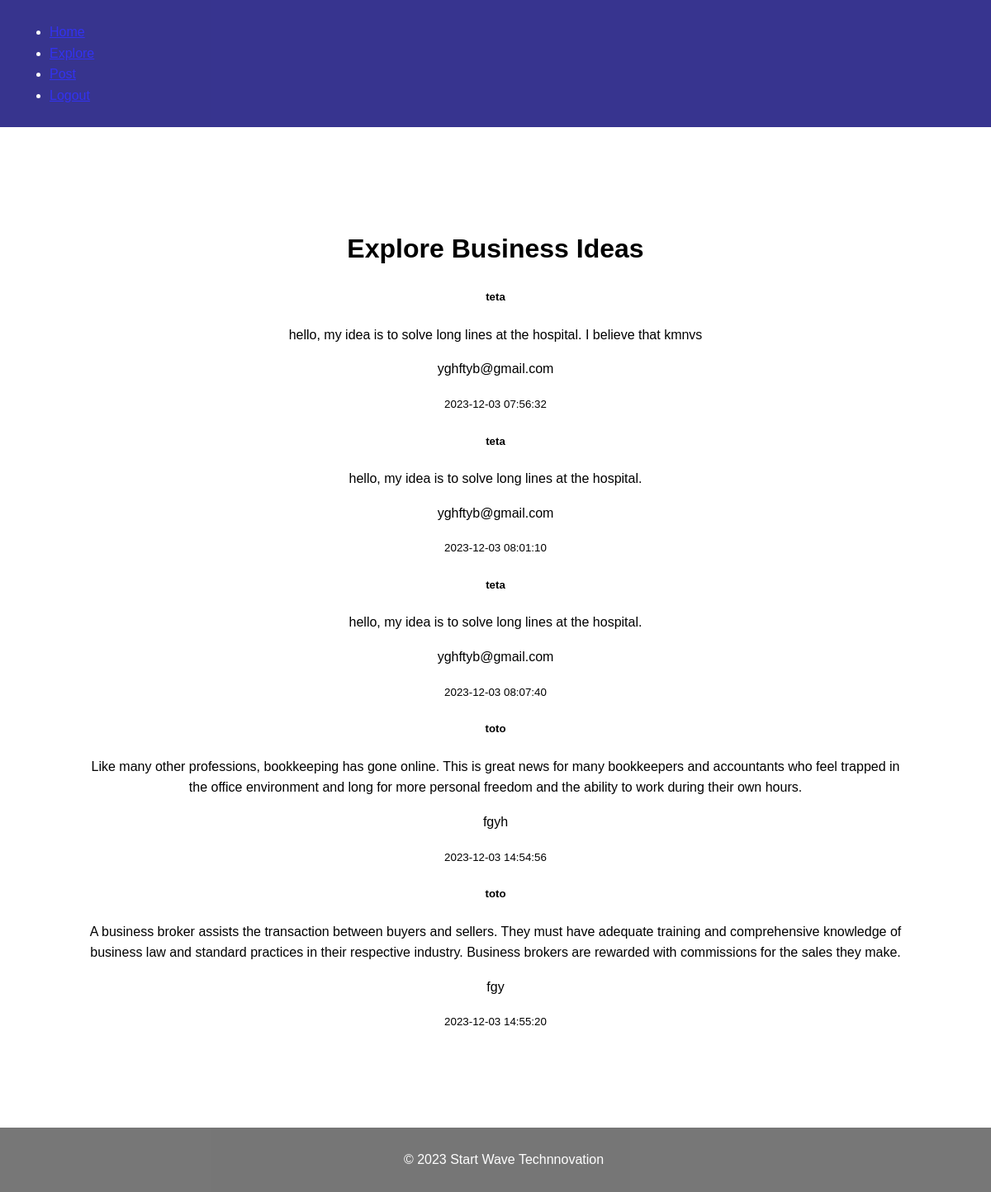
Before: /explore with the older database file.
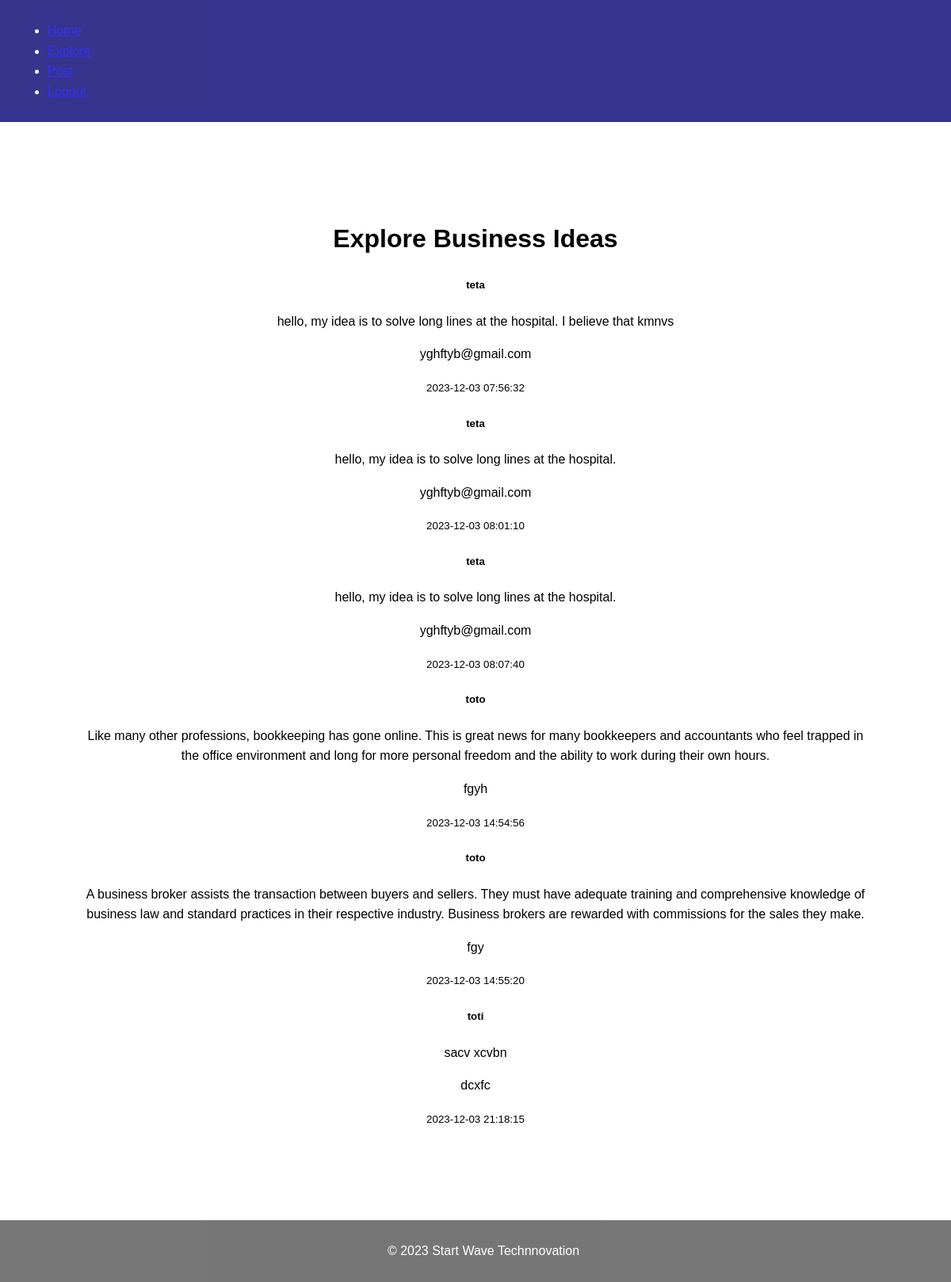
After: the same page with the newer database file.
### app.py (models this page shows)
class Post(db.Model):
    id = db.Column(db.Integer, primary_key=True)
    business_idea = db.Column(db.String(200), nullable=False)
    contact_information = db.Column(db.String(100), nullable=False)
    timestamp = db.Column(db.DateTime, default=datetime.utcnow)
    user_id = db.Column(db.Integer, db.ForeignKey('user.id'), nullable=False)
    user = db.relationship('User', backref=db.backref('posts', lazy=True))

class User(UserMixin, db.Model):
    id = db.Column(db.Integer, primary_key=True)
    username = db.Column(db.String(20), unique=True, nullable=False)
    email = db.Column(db.String(120), unique=True, nullable=False)
    password = db.Column(db.String(60), nullable=False)

### app.py (the view)
@app.route('/explore')
def explore():
    all_business_ideas = Post.query.all()
    all_contact_information = Post.query.all()
    return render_template('explore.html', posts=all_business_ideas, contact_information=all_contact_information)

### templates/explore.html (shortened to what this page needs)
<!DOCTYPE html>
<html lang="en">
<head>
    <link rel="stylesheet" href="{{ url_for('static', filename='css/explore.css') }}">
    <link rel="stylesheet" href="{{ url_for('static', filename='fontawesome-free-6.4.0-web/css/all.min.css') }}">
</head>
<body>
    <header>
    <ul>
        <li><a href="{{ url_for('index') }}">Home</a></li>
        <li><a href="{{ url_for('explore') }}">Explore</a></li>
        <li><a href="{{ url_for('post') }}">Post</a></li>
        <li><a href="{{ url_for('logout') }}">Logout</a></li>
    </ul>
    </header>
    <div class="container mt-5">
        <h1 class="mb-4">Explore Business Ideas</h1>
        {% for post in posts %}
            <div class="card mb-3">
                <div class="card-body">
                    <h5 class="card-title">{{ post.user.username }}</h5>
                    <p class="card-text">{{ post.business_idea }}</p>
                    <p class="card-text">{{ post.contact_information }}</p>
                    <p class="card-text"><small class="text-muted">{{ post.timestamp.strftime('%Y-%m-%d %H:%M:%S') }}</small></p>
                </div>
            </div>
        {% endfor %}
    </div>
    <footer>
        <p>&copy; 2023 Start Wave Technnovation</p>
    </footer>
</body>
</html>

Changed rows visible on the page:
added Post: user.username "toti", business_idea "sacv xcvbn", contact_information "dcxfc", timestamp "2023-12-03 21:18:15"
